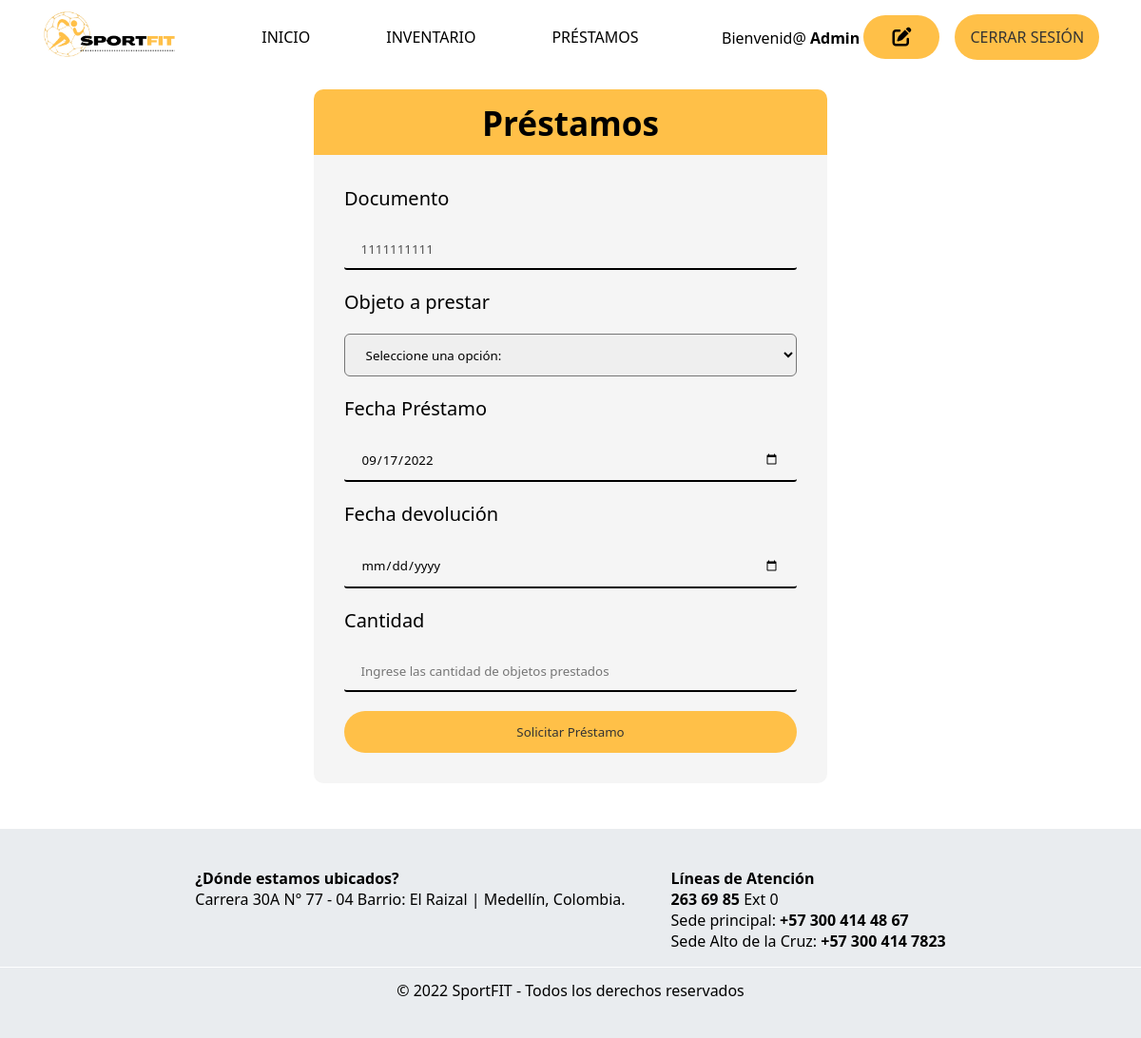
Before: /vistas/prestamo.php (signed in) with the older database file.
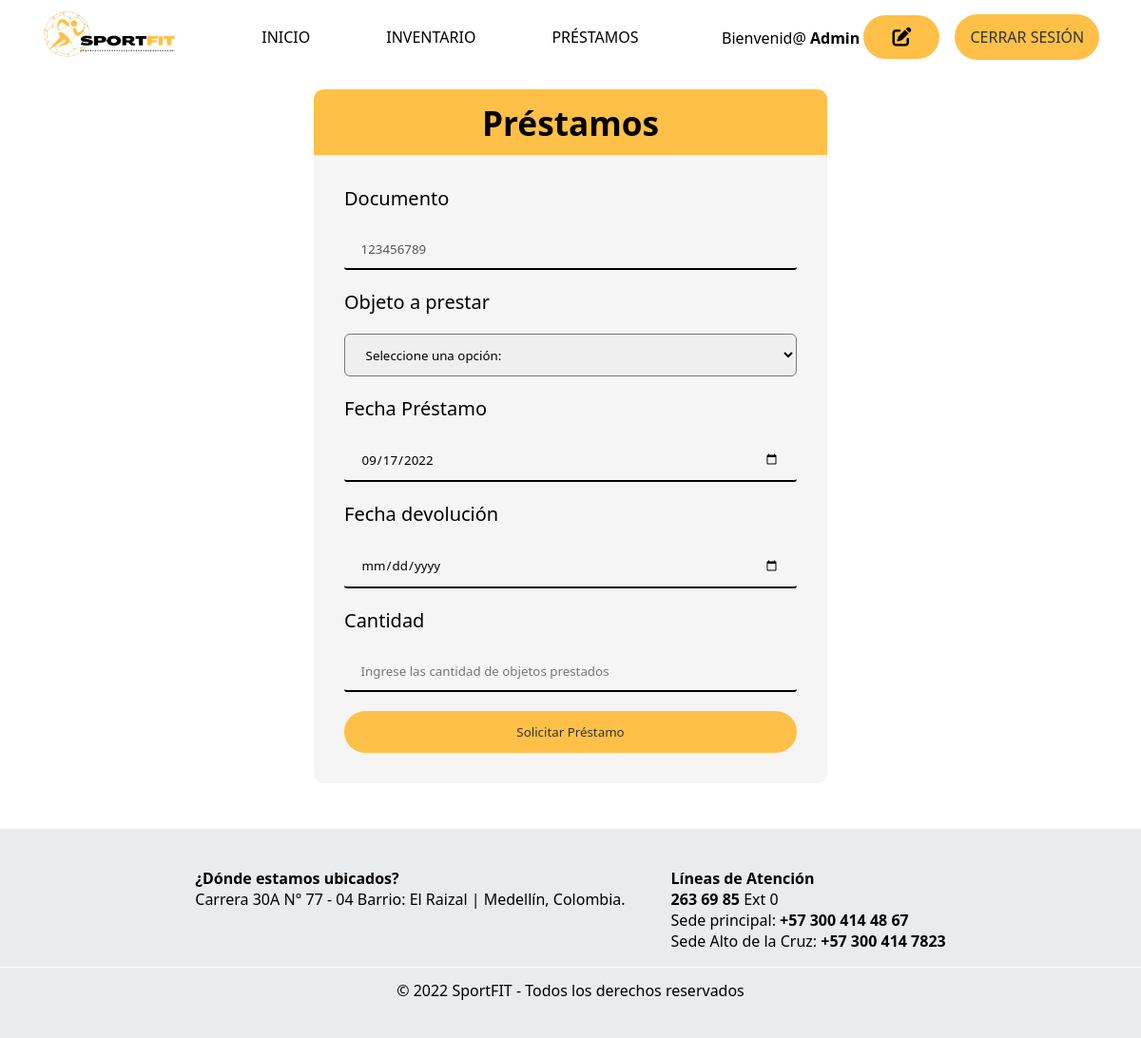
After: the same page with the newer database file.
### tables this page shows
CREATE TABLE `usuarios` (
  `id` int(4) NOT NULL,
  `documento` int(11) NOT NULL,
  `nombre_completo` varchar(50) NOT NULL,
  `correo` varchar(200) NOT NULL,
  `contacto` varchar(11) NOT NULL,
  `contrasena` varchar(250) NOT NULL
);

### vistas/prestamo.php (the view, shortened to what this page needs)
<?php
require '../php/conexion.php';
$id = $_SESSION["user_id"];
if (isset($_SESSION['user_id'])) {
    $records = $conn->prepare('SELECT id, nombre_completo, correo, contrasena FROM usuarios WHERE id = :id');
    $records->bindParam(':id', $_SESSION['user_id']);
    $records->execute();
    $results = $records->fetch(PDO::FETCH_ASSOC);
}
?>
<!DOCTYPE html>
<html lang="es">
<head>
    <link rel="stylesheet" href="../css/prestamo.css">
    <link rel="stylesheet" href="../css/styles.css" />
    <link rel="stylesheet" href="https://cdnjs.cloudflare.com/ajax/libs/font-awesome/6.2.0/css/all.min.css" />
</head>
<body>
    <nav class="navbar">
        <a href="../index.php" class="logo">
            <img src="../imgs/sportfit.png" alt="logo SportFit" />
        </a>
        <ul class="center-nav">
            <li><a href="../index.php">Inicio</a></li>
            <li><a href="inventario.php">Inventario</a></li>
            <li><a href="tabla-prestamo.php">Préstamos</a></li>
        </ul>
        <div class="select">
            <p>Bienvenid@&nbsp;<strong><?php echo $results["nombre_completo"]; ?></strong><a href="editar-usuario.php" class="edit">&nbsp;<i class="fa-solid fa-pen-to-square"></i></a></p>
            <a href="logout.php" class="btn" id="iniciar-sesion">Cerrar sesión</a>
        </div>
    </nav>
    <main class="main-prestamo">
        <h2>Préstamos</h2>
        <form action="realizar-prestamo.php" method="POST" name="prestamo" id="prestamo">
            <label for='documento'>Documento</label>
            <?php require '../php/conexionsqli.php';
            $result = mysqli_query($cnx, "SELECT documento FROM usuarios WHERE id='$id'");
            while ($row = mysqli_fetch_assoc($result)) {
                echo "<input type='text' value='{$row['documento']}' placeholder='Escribe tus datos aquí' disabled readonly>";
            } mysqli_free_result($result);
            ?>
            <label for="objeto">Objeto a prestar</label>
            <select name="select" required>
                <option selected disabled>Seleccione una opción:</option>
            </select>
            <label for="fecha_prestamo">Fecha Préstamo</label>
            <input type="date" id="fecha" name="fecha_prestamo" required>
            <label for="fecha_devolución">Fecha devolución</label>
            <input type="date" id="devolver" name="fecha_devolucion" required>
            <label for="observaciones">Cantidad</label>
            <input type="number" maxlength="3" placeholder="Ingrese las cantidad de objetos prestados" name="cantidad" required>
            <button id="enviarPrestamo" class="btn">Solicitar Préstamo</button>
        </form>
    </main>
    <footer>
        <ul class="footer-info">
            <li>
                <strong>¿Dónde estamos ubicados?</strong>
                <ul>
                    <li><a href="https://goo.gl/maps/YQ8RRNZhMk4FwjLE9" target="_blank">Carrera 30A N° 77 - 04 Barrio: El Raizal | Medellín, Colombia.</a></li>
                </ul>
            </li>
            <li>
                <strong>Líneas de Atención</strong>
                <ul>
                    <li>
                        <strong><a href="tel:+572636985">263 69 85</a></strong> Ext 0
                    </li>
                    <li>
                        Sede principal: <strong><a href="tel:+573004144867">+57 300 414 48 67</a></strong>
                    </li>
                    <li>
                        Sede Alto de la Cruz: <strong><a href="tel:+573004147823">+57 300 414 7823</a></strong>
                    </li>
                </ul>
            </li>
        </ul>
        <div class="separador"></div>
        <div class="copyright">© 2022 SportFIT - Todos los derechos reservados</div>
    </footer>
</body>
</html>

Changed rows visible on the page:
changed usuarios "Admin": documento "1111111111" → "123456789"
